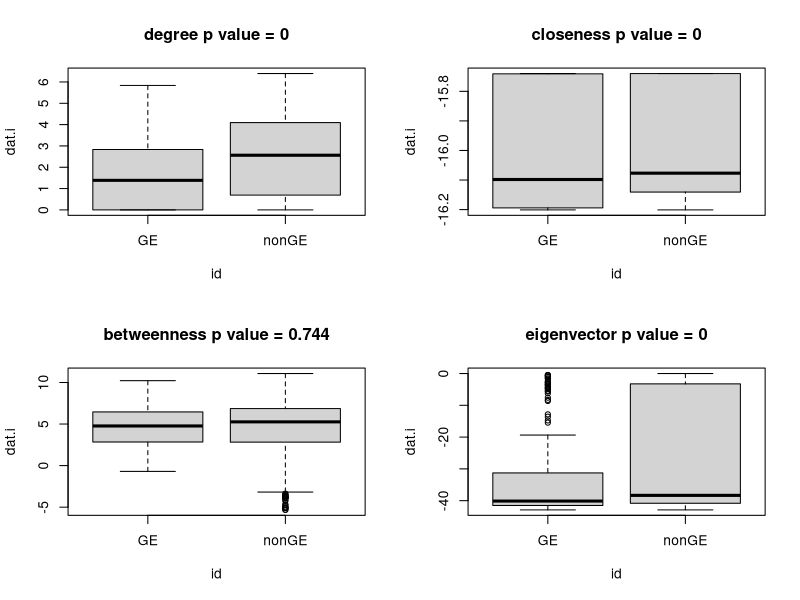

Reproduce this figure in R.
#libraries
library(igraph)

#data
dat.test<- read.csv("../data/gene_expression_net_feltus_main.csv")

genes <- read.csv("../data/Splitting Drought/Spring GxE.csv")

genes <- as.character(genes[,1])

layout(matrix(1:4,ncol=2))
for(i in 2:ncol(dat.test)){
  dat.i <- dat.test[which(is.finite(log(dat.test[,i]))==TRUE),]
  use <- which(dat.i[,1] %in% genes)
  id <- rep('nonGE',nrow(dat.i))
  id[use] <- 'GE'
  dat.i <- log(dat.i[,i])
  obs.i <- abs(mean(dat.i[use])-mean(dat.i[-use]))
  len1 <- c()
  for(j in 1:1000){
    use.j <- sample(1:length(id), length(use), replace=TRUE)
    met.j <- abs(mean(dat.i[use.j])-mean(dat.i[-use.j]))
    len1 <- c(len1,met.j)
  }
  p.i <- round(length(which(len1>obs.i)),4)/j
  boxplot(dat.i~id,main=paste0(colnames(dat.test)[i],' p value = ',p.i))
}